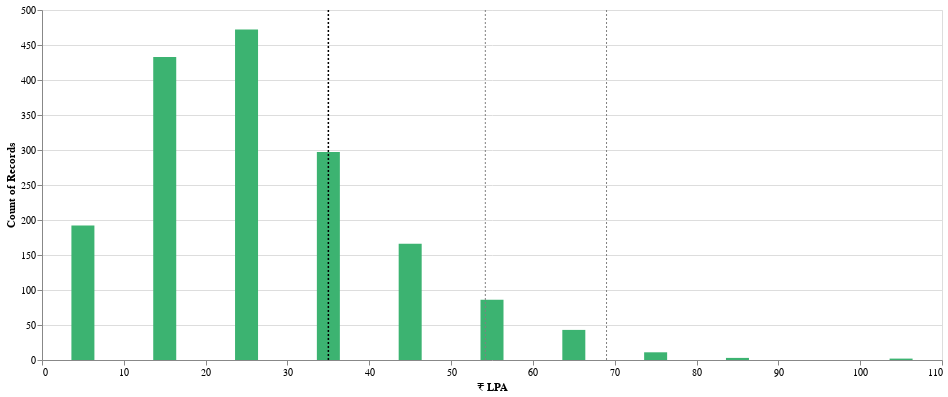

The cell this chart's notebook holds for it:
### Code cell
# salary distribution ----------------------------------------------------------
bar = alt.Chart(df).mark_bar(size=23).encode(
    x=alt.X('lpa', bin=alt.Bin(maxbins=20), title="₹ LPA"),
    y=alt.Y('count()', axis=alt.Axis(title="Count of Records")),
    color=alt.value(LIGHT_BAR),
).properties(width=900, height=350)
rule1 = alt.Chart(pdf).mark_rule(color='black', strokeDash=[2, 2], size=1.5).encode(x="p75:Q")
rule2 = alt.Chart(pdf).mark_rule(color='grey', strokeDash=[2, 2]).encode(x="p95:Q")
rule3 = alt.Chart(pdf).mark_rule(color='grey', strokeDash=[2, 2]).encode(x="p99:Q")
final_bar = (bar + rule1 + rule2 + rule3)

final_bar

### Figure 1 — Vega-Lite specification as saved in the notebook (floating-point values rounded to 4 significant figures; data arrays with more than 128 entries replaced by an {"elided": "..."} marker saying what was removed)
{"config": {"view": {"continuousWidth": 400, "continuousHeight": 300}}, "layer": [{"data": {"name": "data-c4ed86d81c9989e8e11fa1f109c7566c"}, "mark": {"type": "bar", "size": 23}, "encoding": {"color": {"value": "mediumseagreen"}, "x": {"type": "quantitative", "bin": {"maxbins": 20}, "field": "lpa", "title": "₹ LPA"}, "y": {"type": "quantitative", "aggregate": "count", "axis": {"title": "Count of Records"}}}, "height": 350, "width": 900}, {"data": {"name": "data-d3924be82071b22d4b7493ed64cea840"}, "mark": {"type": "rule", "color": "black", "size": 1.5, "strokeDash": [2, 2]}, "encoding": {"x": {"type": "quantitative", "field": "p75"}}}, {"data": {"name": "data-d3924be82071b22d4b7493ed64cea840"}, "mark": {"type": "rule", "color": "grey", "strokeDash": [2, 2]}, "encoding": {"x": {"type": "quantitative", "field": "p95"}}}, {"data": {"name": "data-d3924be82071b22d4b7493ed64cea840"}, "mark": {"type": "rule", "color": "grey", "strokeDash": [2, 2]}, "encoding": {"x": {"type": "quantitative", "field": "p99"}}}], "$schema": "https://vega.github.io/schema/vega-lite/v4.8.1.json", "datasets": {"data-c4ed86d81c9989e8e11fa1f109c7566c": {"elided": "1705 records"}, "data-d3924be82071b22d4b7493ed64cea840": [{"p75": 35.0, "p95": 54.18, "p99": 69.0}]}}
